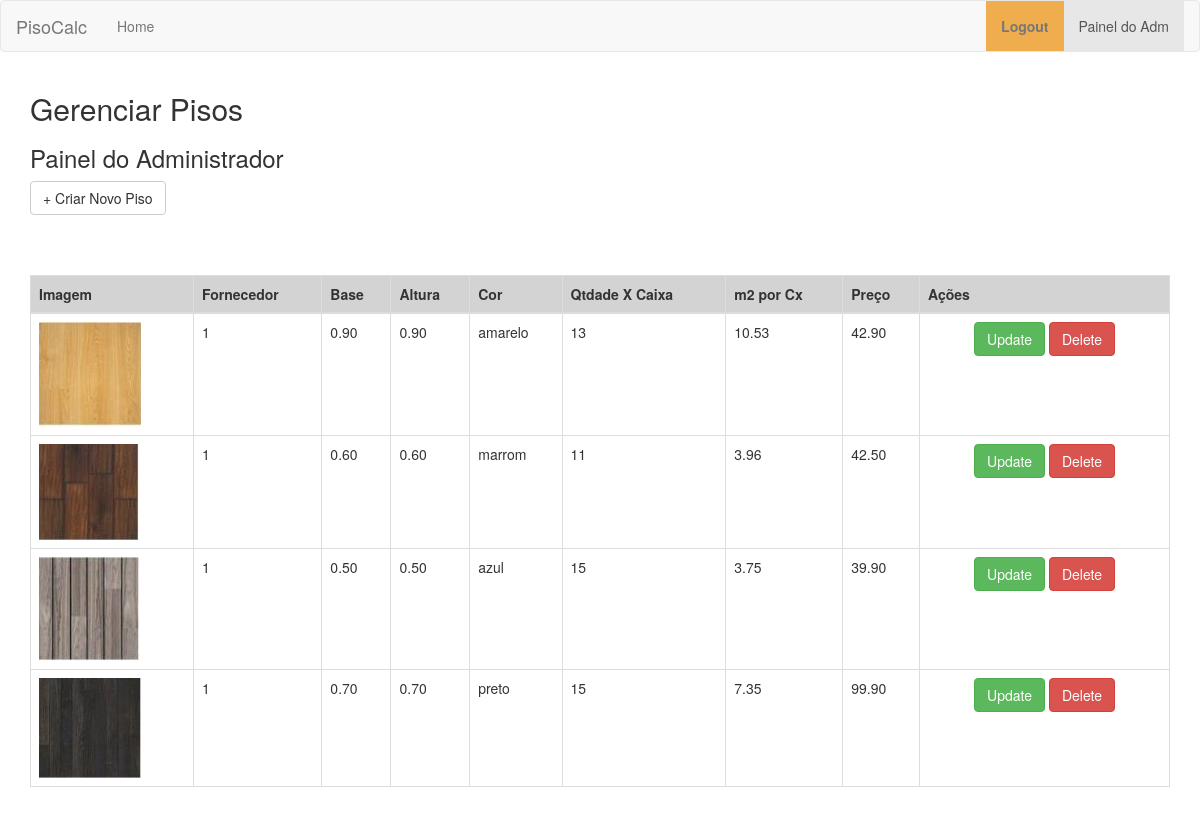
/piso/index.php (signed in), run on the app's committed database.
### tables this page shows
CREATE TABLE IF NOT EXISTS `piso` (
  `idPiso` int(10) unsigned NOT NULL AUTO_INCREMENT,
  `Fornecedor_idFornecedor` int(10) unsigned NOT NULL,
  `foto2` varchar(100) DEFAULT NULL,
  `base` decimal(10,2) DEFAULT NULL,
  `altura` decimal(10,2) DEFAULT NULL,
  `cozinha` tinyint(1) DEFAULT NULL,
  `sala` tinyint(1) DEFAULT NULL,
  `banheiro` tinyint(1) DEFAULT NULL,
  `quarto` tinyint(1) DEFAULT NULL,
  `areaext_cob` tinyint(1) DEFAULT NULL,
  `areaext_ncob` tinyint(1) DEFAULT NULL,
  `cor` varchar(20) DEFAULT NULL,
  `qtdadexcaixa` int(10) unsigned DEFAULT NULL,
  `preco` decimal(10,2) DEFAULT NULL,
  PRIMARY KEY (`idPiso`),
  KEY `Piso_FKIndex1` (`Fornecedor_idFornecedor`)
);

### piso/index.php (the view, shortened to what this page needs)
<!DOCTYPE html>
<html>
<head>
</head>
<?php include ('../layout/headerlogado.php'); ?>
<body>
    <div class="container">
    <h2>Gerenciar Pisos</h2>
    <h3>Painel do Administrador</h3>
    <a class="btn btn-default" href="../piso/create.php"> + Criar Novo Piso</a>
    <br/><br/>
        <br/><br/>
            <div>
                <table class="table table-bordered table-hover">
                  <thead bgcolor="#D3D3D3">
                    <tr>
                      <th>Imagem</th>
                      <th>Fornecedor</th>
                      <th>Base</th>
                      <th>Altura</th>
                      <th>Cor</th>
                      <th>Qtdade X Caixa</th>
                      <th>m2 por Cx</th>
                      <th>Preço</th>
                      <th>Ações</th>
                    </tr>
                  </thead>
                  <tbody>
                   <?php
                   $pdo_index = Database::connect();
                   $prepara = $pdo_index->prepare('SELECT * FROM piso');
                   $prepara->execute();
                   while ( $row = $prepara->fetch()) {
                       echo "<td><img src="
                                ."'".$row['foto2']."'"
                               ."\></td>";
                        echo '<td>'. $row['Fornecedor_idFornecedor'] . '</td>';
                        echo '<td>'. $row['base'] . '</td>';
                        echo '<td>'. $row['altura'] . '</td>';
                        echo '<td>'. $row['cor'] . '</td>';
                        echo '<td>'. $row['qtdadexcaixa'] . '</td>';
                        $base = $row['base'];
                        $altura = $row['altura'];
                        $area = $base * $altura;
                        $areaxcaixa = $area * $row['qtdadexcaixa'];
                        echo '<td>'.$areaxcaixa.'</td>';
                        echo '<td>'. $row['preco'] . '</td>';
                        echo '<td width=250 align="center">';
                        echo '<a id="actionbtn" class="btn btn-success" href="../piso/update.php?id='.$row['idPiso'].'">Update</a>';
                        echo '<a id="actionbtn" class="btn btn-danger" href="delete.php?id='.$row['idPiso'].'">Delete</a>';
                        echo '</td>';
                   }
                  ?>
                  </tbody>
            </table>
        </div>
        <br/><br/>
    </div>
  </body>
</html>

### data on the page
piso: foto2 (picture), Fornecedor_idFornecedor "1", base "0.90", altura "0.90", cor "amarelo", qtdadexcaixa "13", areaxcaixa "10.53", preco "42.90"
piso: foto2 (picture), Fornecedor_idFornecedor "1", base "0.60", altura "0.60", cor "marrom", qtdadexcaixa "11", areaxcaixa "3.96", preco "42.50"
piso: foto2 (picture), Fornecedor_idFornecedor "1", base "0.50", altura "0.50", cor "azul", qtdadexcaixa "15", areaxcaixa "3.75", preco "39.90"
piso: foto2 (picture), Fornecedor_idFornecedor "1", base "0.70", altura "0.70", cor "preto", qtdadexcaixa "15", areaxcaixa "7.35", preco "99.90"
